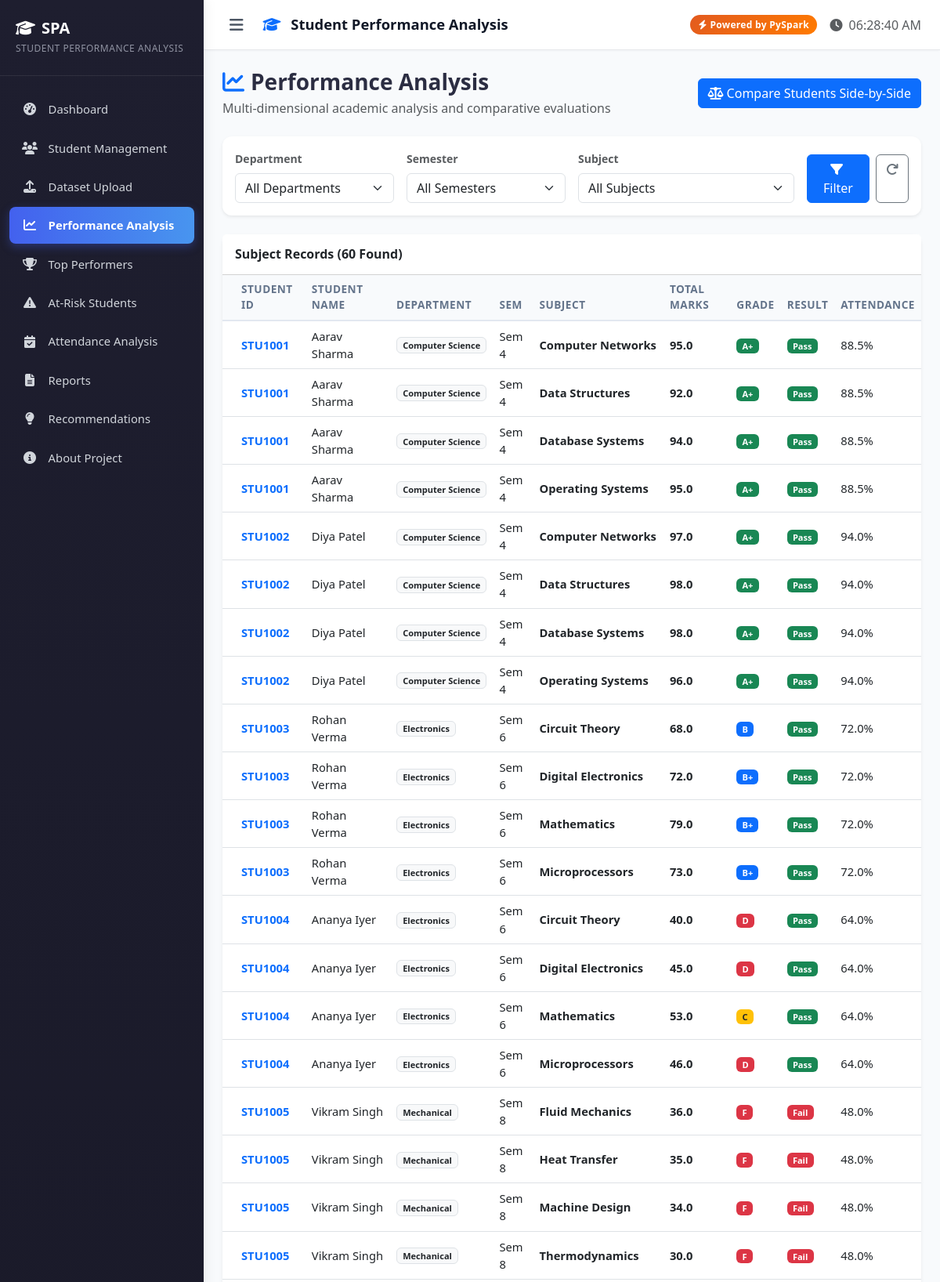
Screenshot of /performance (upper part) with the database file from the repository.
### tables this page shows
CREATE TABLE subjects (
            id              INTEGER PRIMARY KEY AUTOINCREMENT,
            student_id      TEXT NOT NULL,
            subject         TEXT NOT NULL,
            internal_marks  REAL,
            external_marks  REAL,
            total_marks     REAL,
            grade           TEXT,
            result          TEXT,
            FOREIGN KEY (student_id) REFERENCES students(student_id)
                ON DELETE CASCADE
        );

CREATE TABLE students (
            student_id   TEXT PRIMARY KEY,
            student_name TEXT NOT NULL,
            age          INTEGER,
            gender       TEXT,
            department   TEXT,
            semester     INTEGER
        );

### app.py (the view)
@app.route('/performance')
def performance():
    department = request.args.get('department', '')
    semester = request.args.get('semester', '')
    subject = request.args.get('subject', '')
    sem_val = int(semester) if semester.isdigit() else None
    records = get_filtered_performance(
        department=department or None,
        semester=sem_val,
        subject=subject or None
    )
    all_students = database.get_all_students()
    return render_template(
        'performance.html',
        records=records,
        students=all_students,
        departments=config.DEPARTMENTS,
        semesters=config.SEMESTERS,
        subjects=config.SUBJECTS,
        selected_dept=department,
        selected_sem=semester,
        selected_subj=subject
    )

### database.py (called while the page is built)
def get_db_connection():
    os.makedirs(os.path.dirname(DATABASE_PATH), exist_ok=True)
    conn = sqlite3.connect(DATABASE_PATH)
    conn.row_factory = sqlite3.Row
    conn.execute("PRAGMA foreign_keys = ON")
    return conn

def get_all_students():
    conn = get_db_connection()
    rows = conn.execute("SELECT * FROM students ORDER BY student_id").fetchall()
    conn.close()
    return [dict(r) for r in rows]

### modules/performance_analysis.py (called while the page is built)
def _conn():
    conn = sqlite3.connect(DATABASE_PATH)
    conn.row_factory = sqlite3.Row
    return conn

### templates/performance.html (shortened to what this page needs)
{% extends "base.html" %}
{% block content %}
<div class="d-flex flex-wrap justify-content-between align-items-center mb-4 gap-3">
    <div>
        <h3 class="fw-bold mb-1"><i class="fas fa-chart-line text-primary me-2"></i>Performance Analysis</h3>
        <p class="text-muted mb-0">Multi-dimensional academic analysis and comparative evaluations</p>
    </div>
    <button class="btn btn-primary" data-bs-toggle="modal" data-bs-target="#compareModal">
        <i class="fas fa-balance-scale me-1"></i>Compare Students Side-by-Side
    </button>
</div>
<div class="card mb-4 shadow-sm">
    <div class="card-body">
        <form method="GET" action="{{ url_for('performance') }}" class="row g-3 align-items-end">
            <div class="col-md-3">
                <label class="form-label small fw-bold text-muted">Department</label>
                <select name="department" class="form-select">
                    <option value="">All Departments</option>
                </select>
            </div>
            <div class="col-md-3">
                <label class="form-label small fw-bold text-muted">Semester</label>
                <select name="semester" class="form-select">
                    <option value="">All Semesters</option>
                </select>
            </div>
            <div class="col-md-4">
                <label class="form-label small fw-bold text-muted">Subject</label>
                <select name="subject" class="form-select">
                    <option value="">All Subjects</option>
                </select>
            </div>
            <div class="col-md-2 d-flex gap-2">
                <button type="submit" class="btn btn-primary w-100"><i class="fas fa-filter me-1"></i>Filter</button>
                <a href="{{ url_for('performance') }}" class="btn btn-outline-secondary"><i class="fas fa-redo"></i></a>
            </div>
        </form>
    </div>
</div>
<div class="card shadow-sm">
    <div class="card-header bg-white py-3 d-flex justify-content-between align-items-center">
        <h6 class="fw-bold mb-0">Subject Records ({{ records|length }} Found)</h6>
    </div>
    <div class="card-body p-0">
        <div class="table-responsive">
            <table class="table table-hover align-middle mb-0">
                <thead class="table-light">
                    <tr>
                        <th class="ps-4">Student ID</th>
                        <th>Student Name</th>
                        <th>Department</th>
                        <th>Sem</th>
                        <th>Subject</th>
                        <th>Total Marks</th>
                        <th>Grade</th>
                        <th>Result</th>
                        <th>Attendance</th>
                    </tr>
                </thead>
                <tbody>
                    {% for r in records %}
                    <tr>
                        <td class="ps-4 fw-bold text-primary">{{ r.student_id }}</td>
                        <td>{{ r.student_name }}</td>
                        <td><span class="badge bg-light text-dark border">{{ r.department }}</span></td>
                        <td>Sem {{ r.semester }}</td>
                        <td><strong>{{ r.subject }}</strong></td>
                        <td><span class="fw-bold">{{ r.total_marks }}</span></td>
                        <td>
                            <span class="badge {% if r.grade in ['A+', 'A'] %}bg-success{% elif r.grade in ['B+', 'B'] %}bg-primary{% elif r.grade == 'C' %}bg-warning text-dark{% else %}bg-danger{% endif %}">
                                {{ r.grade }}
                            </span>
                        </td>
                        <td>
                            <span class="badge {{ 'bg-success' if r.result == 'Pass' else 'bg-danger' }}">
                                {{ r.result }}
                            </span>
                        </td>
                        <td>{{ r.attendance_percentage }}%</td>
                    </tr>
                    {% endfor %}
                </tbody>
            </table>
        </div>
    </div>
</div>
{% endblock %}

### static/css/style.css (style rules this page uses)
:root { --primary: #4361ee; --primary-dark: #3a0ca3; --primary-light: #4895ef; --secondary: #6c757d; --success: #2ec4b6; --danger: #e71d36; --warning: #ff9f1c; --info: #4cc9f0; --purple: #7209b7; --sidebar-width: 260px; --sidebar-collapsed-width: 70px; --top-nav-height: 64px; --card-border-radius: 12px; --transition-speed: 0.25s; --body-bg: #f8fafc; --card-bg: #ffffff; --text-color: #2b2d42; --text-muted: #8d99ae; }
body { background-color: var(--body-bg); color: var(--text-color); font-family: 'Segoe UI', system-ui, -apple-system, sans-serif; min-height: 100vh; display: flex; overflow-x: hidden; }
.card { border-radius: var(--card-border-radius); border: none; box-shadow: 0 4px 14px rgba(0, 0, 0, 0.04); }
.table th { font-weight: 600; font-size: 0.85rem; text-transform: uppercase; letter-spacing: 0.5px; color: #64748b; background-color: #f8fafc; border-bottom: 2px solid #e2e8f0; }
.table td { vertical-align: middle; font-size: 0.92rem; }

### rows the page displays
subjects: student_id "STU1001", student_name "Aarav Sharma", department "Computer Science", semester "4", subject "Computer Networks", total_marks "95.0", grade "A+", result "Pass", attendance_percentage "88.5"
subjects: student_id "STU1001", student_name "Aarav Sharma", department "Computer Science", semester "4", subject "Data Structures", total_marks "92.0", grade "A+", result "Pass", attendance_percentage "88.5"
subjects: student_id "STU1001", student_name "Aarav Sharma", department "Computer Science", semester "4", subject "Database Systems", total_marks "94.0", grade "A+", result "Pass", attendance_percentage "88.5"
subjects: student_id "STU1001", student_name "Aarav Sharma", department "Computer Science", semester "4", subject "Operating Systems", total_marks "95.0", grade "A+", result "Pass", attendance_percentage "88.5"
subjects: student_id "STU1002", student_name "Diya Patel", department "Computer Science", semester "4", subject "Computer Networks", total_marks "97.0", grade "A+", result "Pass", attendance_percentage "94.0"
subjects: student_id "STU1002", student_name "Diya Patel", department "Computer Science", semester "4", subject "Data Structures", total_marks "98.0", grade "A+", result "Pass", attendance_percentage "94.0"
subjects: student_id "STU1002", student_name "Diya Patel", department "Computer Science", semester "4", subject "Database Systems", total_marks "98.0", grade "A+", result "Pass", attendance_percentage "94.0"
subjects: student_id "STU1002", student_name "Diya Patel", department "Computer Science", semester "4", subject "Operating Systems", total_marks "96.0", grade "A+", result "Pass", attendance_percentage "94.0"
subjects: student_id "STU1003", student_name "Rohan Verma", department "Electronics", semester "6", subject "Circuit Theory", total_marks "68.0", grade "B", result "Pass", attendance_percentage "72.0"
subjects: student_id "STU1003", student_name "Rohan Verma", department "Electronics", semester "6", subject "Digital Electronics", total_marks "72.0", grade "B+", result "Pass", attendance_percentage "72.0"
subjects: student_id "STU1003", student_name "Rohan Verma", department "Electronics", semester "6", subject "Mathematics", total_marks "79.0", grade "B+", result "Pass", attendance_percentage "72.0"
subjects: student_id "STU1003", student_name "Rohan Verma", department "Electronics", semester "6", subject "Microprocessors", total_marks "73.0", grade "B+", result "Pass", attendance_percentage "72.0"
subjects: student_id "STU1004", student_name "Ananya Iyer", department "Electronics", semester "6", subject "Circuit Theory", total_marks "40.0", grade "D", result "Pass", attendance_percentage "64.0"
subjects: student_id "STU1004", student_name "Ananya Iyer", department "Electronics", semester "6", subject "Digital Electronics", total_marks "45.0", grade "D", result "Pass", attendance_percentage "64.0"
subjects: student_id "STU1004", student_name "Ananya Iyer", department "Electronics", semester "6", subject "Mathematics", total_marks "53.0", grade "C", result "Pass", attendance_percentage "64.0"
subjects: student_id "STU1004", student_name "Ananya Iyer", department "Electronics", semester "6", subject "Microprocessors", total_marks "46.0", grade "D", result "Pass", attendance_percentage "64.0"
subjects: student_id "STU1005", student_name "Vikram Singh", department "Mechanical", semester "8", subject "Fluid Mechanics", total_marks "36.0", grade "F", result "Fail", attendance_percentage "48.0"
subjects: student_id "STU1005", student_name "Vikram Singh", department "Mechanical", semester "8", subject "Heat Transfer", total_marks "35.0", grade "F", result "Fail", attendance_percentage "48.0"
subjects: student_id "STU1005", student_name "Vikram Singh", department "Mechanical", semester "8", subject "Machine Design", total_marks "34.0", grade "F", result "Fail", attendance_percentage "48.0"
subjects: student_id "STU1005", student_name "Vikram Singh", department "Mechanical", semester "8", subject "Thermodynamics", total_marks "30.0", grade "F", result "Fail", attendance_percentage "48.0"

### other values shown
{{ records|length }} "60"
